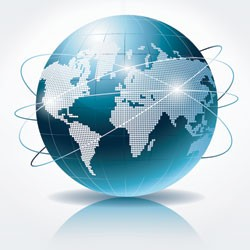
#> input picture earth.jpg, 250 x 250 px
$ python makearrow.py
#> lines starting #> are read from the running program, lines starting #| are printed output that depends on the picture
import cv2
initialimage = cv2.imread('earth.jpg')
#> initialimage is the input picture: shape (250, 250, 3); mean B, G, R 213.9, 204, 180.5
startpoint = (255,0)
endpoint = (0,90)
color = (0,0,255)
thickness = 9
arrowdedimage = cv2.arrowedLine(initialimage, startpoint, endpoint, color, thickness)
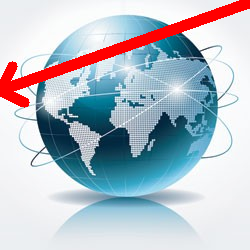
#> arrowdedimage: shape (250, 250, 3); mean B, G, R 201.3, 191.8, 183.2
cv2.imwrite('imagewitharrow.jpg', arrowdedimage)
